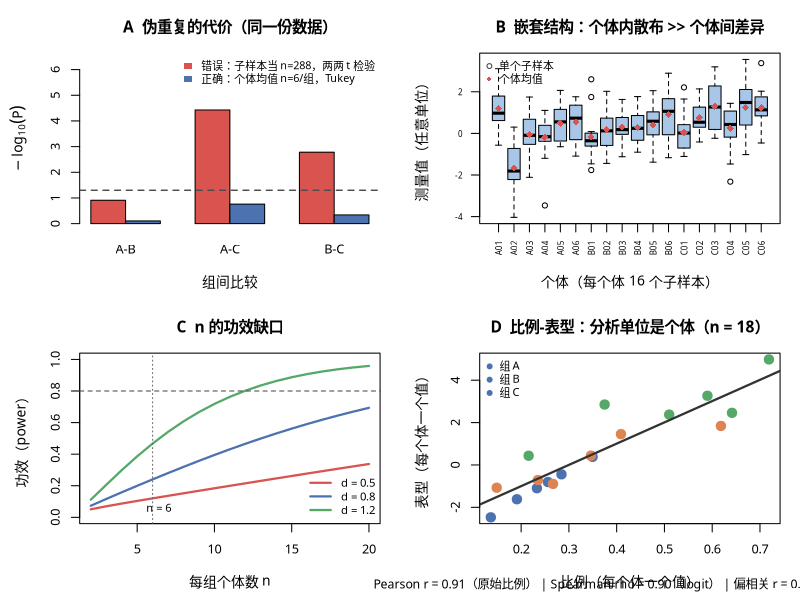

Write R code to recreate this figure.
# stats_plan_audit_demo.R — 统计方案审查探针（2026-09-25 实测通过）
#
# 用途：审查"多层测量 + 多组比较"的统计方案时，用同一份模拟数据把
#       ① 伪重复（子样本当 n）+ 未校正多重比较的后果
#       ② 个体均值 + ANOVA + Tukey
#       ③ LMM（个体随机截距）+ ICC
#       ④ 各效应量下的功效
#       并排跑出来，同时出四联诊断图。改下方 PARAMS 即可套用到其它设计。
#
# 跑法（execute_r 持久内核，推荐）：source('<abs path>', encoding='utf-8')
# 跑法（terminal）：Rscript stats_plan_audit_demo.R
# 依赖：base R + lme4/lmerTest（仅 ICC 一节需要；未装会自动跳过并提示）

## ---- PARAMS ------------------------------------------------------------
OUT_DIR   <- "<安装目录>"      # 图输出目录（自动拼 /stats_plan_audit/）
N_GROUP   <- 3                                # 组数
N_IND     <- 6                                # 每组个体数（= 统计 n）
N_SUB     <- 16                               # 每个体子样本数（纤维/细胞/视野…）
EFFECT    <- 0.5                              # 相邻组真实效应（以 SD 为单位）
SD_IND    <- 0.6                              # 个体间 SD
SD_SUB    <- 1.0                              # 个体内 SD
SEED      <- 42

set.seed(SEED)
dir.create(file.path(OUT_DIR, "stats_plan_audit"), showWarnings = FALSE, recursive = TRUE)

## ---- 0. 模拟数据 -------------------------------------------------------
gname <- LETTERS[seq_len(N_GROUP)]
mk <- function() {
  out <- list()
  for (g in seq_len(N_GROUP)) {
    for (m in seq_len(N_IND)) {
      mu <- EFFECT * (g - 1) + rnorm(1, 0, SD_IND)
      out[[length(out) + 1]] <- data.frame(
        Group = gname[g],
        Ind   = sprintf("%s%02d", gname[g], m),
        Y     = rnorm(N_SUB, mu, SD_SUB))
    }
  }
  do.call(rbind, out)
}
d <- mk()
d$Group <- factor(d$Group, levels = gname)
cat(sprintf("[数据] 个体 %d 个，子样本 %d 条（每个体 %d 条）\n",
            length(unique(d$Ind)), nrow(d), N_SUB))

## ---- 1. 错误口径：子样本当 n 的两两 t 检验（未校正） -------------------
prs <- combn(gname, 2, simplify = FALSE)
p_bad <- sapply(prs, function(pr)
  t.test(Y ~ Group, data = subset(d, Group %in% pr))$p.value)
names(p_bad) <- sapply(prs, paste, collapse = "-")
k <- length(prs)
cat(sprintf("\n[错误口径] 子样本当 n（n=%d）两两 t 检验，未校正：\n", nrow(d)))
print(round(p_bad, 5))
cat(sprintf("  FWER = 1-(1-0.05)^%d = %.3f（名义 5%%）\n", k, 1 - 0.95^k))

## ---- 2. 正确口径 A：个体均值 + ANOVA + Tukey ---------------------------
mu  <- tapply(d$Y, d$Ind, mean)
grp <- tapply(as.character(d$Group), d$Ind, function(x) x[1])
dm  <- data.frame(Ind = names(mu), Group = factor(grp, levels = gname), Y = as.numeric(mu))
fit <- aov(Y ~ Group, data = dm)
cat(sprintf("\n[正确 A] 个体均值（n=%d/组）ANOVA + Tukey HSD：\n", N_IND))
print(round(TukeyHSD(fit)$Group[, c("diff", "lwr", "upr", "p adj")], 4))
cat(sprintf("  前提：残差 Shapiro p=%.3f | Levene p=%.3f\n",
            shapiro.test(resid(fit))$p.value,
            tryCatch(car::leveneTest(Y ~ Group, dm)[1, 3], error = function(e) NA)))

## ---- 3. 正确口径 B：LMM（子样本嵌套于个体）+ ICC -----------------------
icc <- NA
cat("\n[正确 B] LMM: Y ~ Group + (1|Ind)\n")
if (requireNamespace("lme4", quietly = TRUE) &&
    requireNamespace("lmerTest", quietly = TRUE)) {
  suppressMessages({library(lme4); library(lmerTest)})
  m <- lmer(Y ~ Group + (1 | Ind), data = d)
  print(round(summary(m)$coefficients, 4))
  vc  <- as.data.frame(VarCorr(m))
  icc <- vc$vcov[1] / sum(vc$vcov)
  cat(sprintf("  方差分量：个体=%.3f 残差=%.3f → ICC=%.3f（子样本远非独立）\n",
              vc$vcov[1], vc$vcov[2], icc))
} else {
  cat("  (lme4/lmerTest 未装，跳过；可先征得用户同意再装)\n")
}

## ---- 4. 功效：这个 n 到底能检出多大效应 --------------------------------
cat(sprintf("\n[功效] n=%d/组、α=0.05：\n", N_IND))
pw_tab <- sapply(c(0.5, 0.8, 1.2, 1.5), function(dd)
  power.t.test(n = N_IND, delta = dd, sd = 1, sig.level = 0.05)$power)
print(data.frame(d = c(0.5, 0.8, 1.2, 1.5), power = round(pw_tab, 2)), row.names = FALSE)
cat(sprintf("  %d 组 ANOVA（between.var=%.2f, within.var=1）→ power=%.2f\n",
            N_GROUP, (EFFECT / 2)^2,
            power.anova.test(groups = N_GROUP, n = N_IND,
                             between.var = (EFFECT / 2)^2, within.var = 1,
                             sig.level = 0.05)$power))

## ---- 5. 四联诊断图（base graphics，零依赖；中文用 cairo + YaHei） ------
FIG <- file.path(OUT_DIR, "stats_plan_audit", "stats_plan_audit_diagnostics.png")
COL <- c(bad = "#D9534F", ok = "#4C72B0", g3 = "#55A868")
png(FIG, width = 2600, height = 2100, res = 200, type = "cairo")
par(mfrow = c(2, 2), mar = c(4.6, 4.8, 3.2, 1.2), family = "Microsoft YaHei",
    cex.main = 1.12, cex.lab = 1.0, cex.axis = 0.92)

# A 伪重复的代价
mA <- rbind(-log10(p_bad), -log10(TukeyHSD(fit)$Group[, "p adj"]))
barplot(mA, beside = TRUE, names.arg = names(p_bad), ylim = c(0, max(mA) * 1.5),
        col = c(COL["bad"], COL["ok"]), ylab = expression(-log[10](P)),
        xlab = "组间比较", main = "A  伪重复的代价（同一份数据）")
abline(h = -log10(0.05), lty = 2, lwd = 1.4, col = "grey30")
legend("topright", bty = "n", cex = 0.78, fill = c(COL["bad"], COL["ok"]),
       border = NA, legend = c(sprintf("错误：子样本当 n=%d，两两 t 检验", nrow(d)),
                               sprintf("正确：个体均值 n=%d/组，Tukey", N_IND)))

# B 嵌套结构
boxplot(Y ~ Ind, data = d, las = 2, cex.axis = 0.58,
        col = rep(rep(c("#A8C6E8", "#F3CBA6", "#B9DDB4"), each = N_IND)[seq_len(N_GROUP)],
                  each = N_IND),
        ylab = "测量值（任意单位）", xlab = sprintf("个体（每个体 %d 个子样本）", N_SUB),
        main = "B  嵌套结构：个体内散布 >> 个体间差异")
points(seq_along(mu), as.numeric(mu), pch = 18, col = COL["bad"], cex = 1.15)
legend("topleft", bty = "n", cex = 0.78, pch = c(1, 18),
       col = c("grey25", COL["bad"]), legend = c("单个子样本", "个体均值"))

# C 功效缺口
ns <- 2:20
pw <- sapply(c(0.5, 0.8, 1.2), function(dd)
  sapply(ns, function(nn) power.t.test(n = nn, delta = dd, sd = 1, sig.level = 0.05)$power))
matplot(ns, pw, type = "l", lty = 1, lwd = 2.2, ylim = c(0, 1),
        col = c(COL["bad"], COL["ok"], COL["g3"]),
        xlab = "每组个体数 n", ylab = "功效（power）", main = "C  n 的功效缺口")
abline(h = 0.8, lty = 2, col = "grey30")
abline(v = N_IND, lty = 3, col = "grey40")
text(N_IND + 0.4, 0.06, sprintf("n = %d", N_IND), cex = 0.8)
legend("bottomright", bty = "n", cex = 0.82, lty = 1, lwd = 2.2,
       col = c(COL["bad"], COL["ok"], COL["g3"]), legend = c("d = 0.5", "d = 0.8", "d = 1.2"))

# D 比例-表型（演示口径差异：原始 Pearson / logit Spearman / 控制组别偏相关）
set.seed(SEED + 1)
n  <- N_GROUP * N_IND
gp <- factor(rep(gname, each = N_IND))
prop <- plogis(rnorm(n, -1.2, 0.6) + 0.3 * as.numeric(gp))
pheno <- 1.5 * qlogis(prop) + rnorm(n, 0, 0.7) + 0.8 * as.numeric(gp)
d2 <- data.frame(Group = gp, prop = prop, lg = qlogis(prop), pheno = pheno)
r_raw <- cor(d2$prop, d2$pheno)
rho   <- cor(d2$lg, d2$pheno, method = "spearman")
rx <- resid(lm(prop ~ Group, d2)); ry <- resid(lm(pheno ~ Group, d2))
r_par <- cor(rx, ry)
cg <- c("#4C72B0", "#DD8452", "#55A868")[as.numeric(d2$Group)]
plot(d2$prop, d2$pheno, pch = 19, col = cg, cex = 1.5,
     xlab = "比例（每个体一个值）", ylab = "表型（每个体一个值）",
     main = sprintf("D  比例-表型：分析单位是个体（n = %d）", n))
abline(lm(pheno ~ prop, data = d2), lwd = 2.2, col = "grey20")
legend("topleft", bty = "n", cex = 0.8, pch = 19, col = cg[seq_len(N_GROUP)],
       legend = paste("组", levels(d2$Group)))
mtext(sprintf("Pearson r = %.2f（原始比例） | Spearman rho = %.2f（logit） | 偏相关 r = %.2f（控制组别）",
              r_raw, rho, r_par), side = 1, line = 3.1, cex = 0.74)
dev.off()

cat(sprintf("\n[图] %s\n", FIG))
cat(sprintf("[比例-表型] r=%.2f (raw) | rho=%.2f (logit) | r=%.2f (partial)\n", r_raw, rho, r_par))
cat(sprintf("[ICC] %s\n", ifelse(is.na(icc), "NA（lme4 未装）", sprintf("%.3f", icc))))
cat("== 提醒：本脚本用模拟数据演示统计口径差异，不是用户真实数据的分析结果 ==\n")
